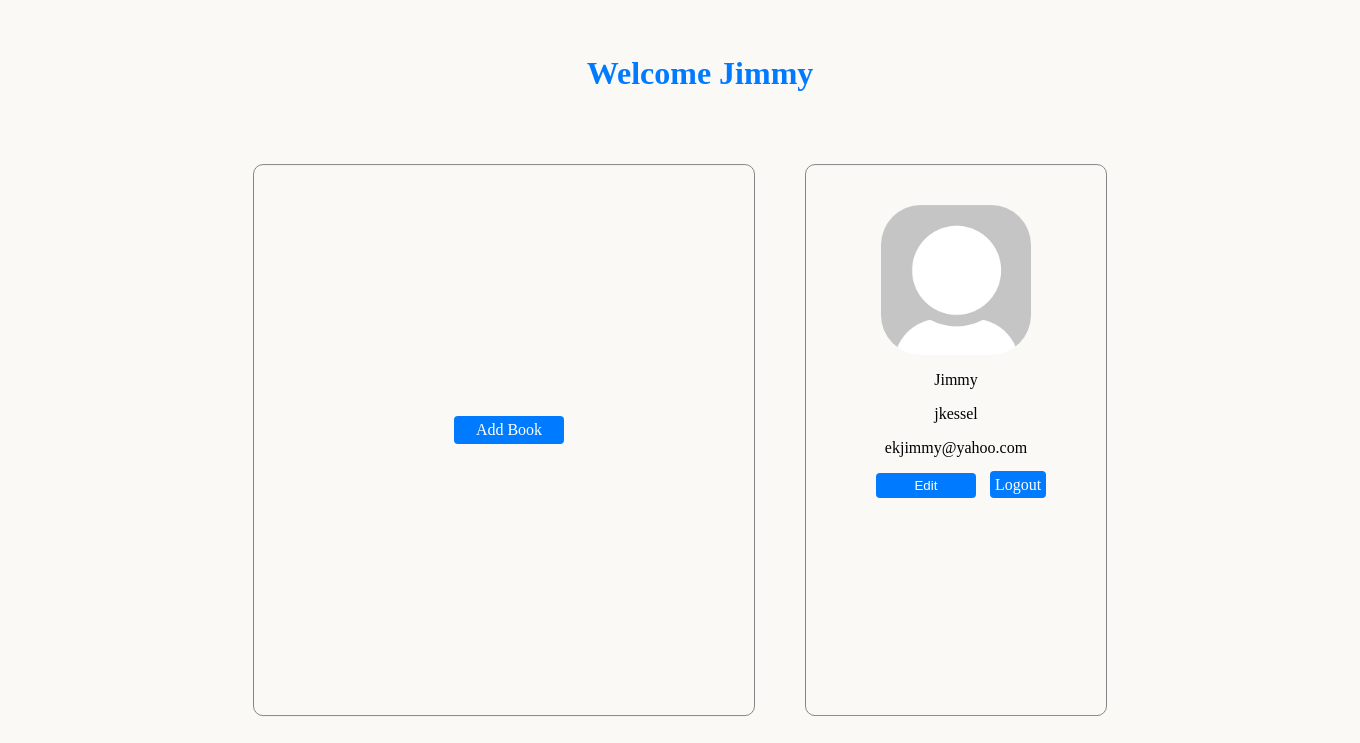
The page /jkessel on the database its author committed.
### tables this page shows
CREATE TABLE User (
  id INTEGER PRIMARY KEY AUTOINCREMENT,
  firstname TEXT NOT NULL,
  username TEXT NOT NULL UNIQUE,
  email TEXT NOT NULL UNIQUE,
  password TEXT NOT NULL
);

### app.py (the view)
@app.route('/<username>', methods=['GET','POST'])
def users(username):
    user = find_user(username)
    if user:
        user = user[0]
        user_id = user[0]
        current_user = user
        books = get_user_books(user_id)
        book_titles = [book[1] for book in books]
        book_authors = [book[2] for book in books]
        book_dates = [book[3] for book in books]
        return render_template('user.html', titles=book_titles, authors=book_authors, dates=book_dates, current_user=current_user, length=len(book_titles))
    else:
        message = 'Username does not exist'
        return render_template('login.html', message=message)

### queries.py (called while the page is built)
def get_db_connection():
    conn = sqlite3.connect('bookshop.db')
    return conn

def db_query(query, Args=()):
    conn = get_db_connection()
    res = conn.execute(query, Args)
    rv = res.fetchall()
    conn.close()
    return rv

def find_user(username):
    query = 'SELECT * FROM User WHERE username=?;'
    return db_query(query, [username])

def get_user_books(user_id):
    query = """SELECT * FROM Books WHERE user_id =?;"""
    return db_query(query, [user_id])

### templates/user.html (shortened to what this page needs)
<!DOCTYPE html>
<html lang="en">
<head>
    <link rel="stylesheet" type="text/css" href="{{ url_for('static', filename='css/user.css') }}">
</head>
<body>
<div class="all">
    <div>
        <h1>Welcome {{ current_user[1] }}</h1>
    </div>
    <div class="content">
        <div class="profile">
            <img src="/static/images/dummy-profile-pic.png" width="15%" height="auto" alt="dummy profile photo">
            <p>{{ current_user[1] }}</p>
            <p>{{ current_user[2] }}</p>
            <p>{{ current_user[3] }}</p>
            <a href="/edit_user"><button type="submit">Edit</button></a>
            <a href="/logout" class="logout-link">Logout</a>
        </div>
        <div class="books">
            <div class="buttons-container">
                <a href="/add" class="add-link">Add Book</a>
            </div>
        </div>
    </div>
</div>
</body>
</html>

### static/css/user.css (style rules this page uses)
body { max-width: 800px; margin: 0 auto; background-color: #FAF9F6; }
.profile, .number { vertical-align: top; margin-top: 10px; }
.profile { width: 300px; height: 550px; border: 1px solid #868686; border-radius: 10px; text-align: center; margin-top: 50px; margin-left: 50px; position: sticky; top: 0; background-color: #FAF9F6; }
.profile img { display: block; margin: 0 auto; margin-top: 40px; border-radius: 40px; width: 150px; }
.profile button[type="submit"] { margin-top: auto; margin-left: 10px; background-color: #007bff; color: white; border: none; border-radius: 4px; padding: 5px; cursor: pointer; width: 100px; margin-bottom: 40px; }
.buttons-container { clear: both; margin-top: 20px; margin-left: 0px; text-align: right; float:left; display: flex; justify-content: space-between; }
.logout-link { margin-top: auto; margin-left: 10px; background-color: #007bff; color: white; border: none; border-radius: 4px; padding: 5px; cursor: pointer; width: 200px; margin-bottom: 40px; text-align: center; text-decoration: none; }
.add-link { margin-top: auto; margin-left: 10px; background-color: #007bff; color: white; border: none; border-radius: 4px; padding: 5px; cursor: pointer; width: 100px; margin-bottom: 40px; text-align: center; text-decoration: none; }
h1 { color: #007bff; margin-left: 40px; }
.all { position: absolute; top: 50%; left: 50%; transform: translate(-50%, -50%); width: 1500px; align-items: center; justify-content: center; display: flex; flex-direction: column; border-radius: 84px; margin: auto; }
.content { display: flex; flex-direction: row-reverse; }
.books { width: 500px; height: 550px; border-radius: 10px; text-align: center; margin-top: 50px; margin-bottom: 50px; top: 0; background-color: #FAF9F6; border: 1px solid #868686; display: flex; flex-direction: column; align-items: center; justify-content: center; }

### rows shown on the page
User: firstname "Jimmy", username "jkessel", email "ekjimmy@yahoo.com"
